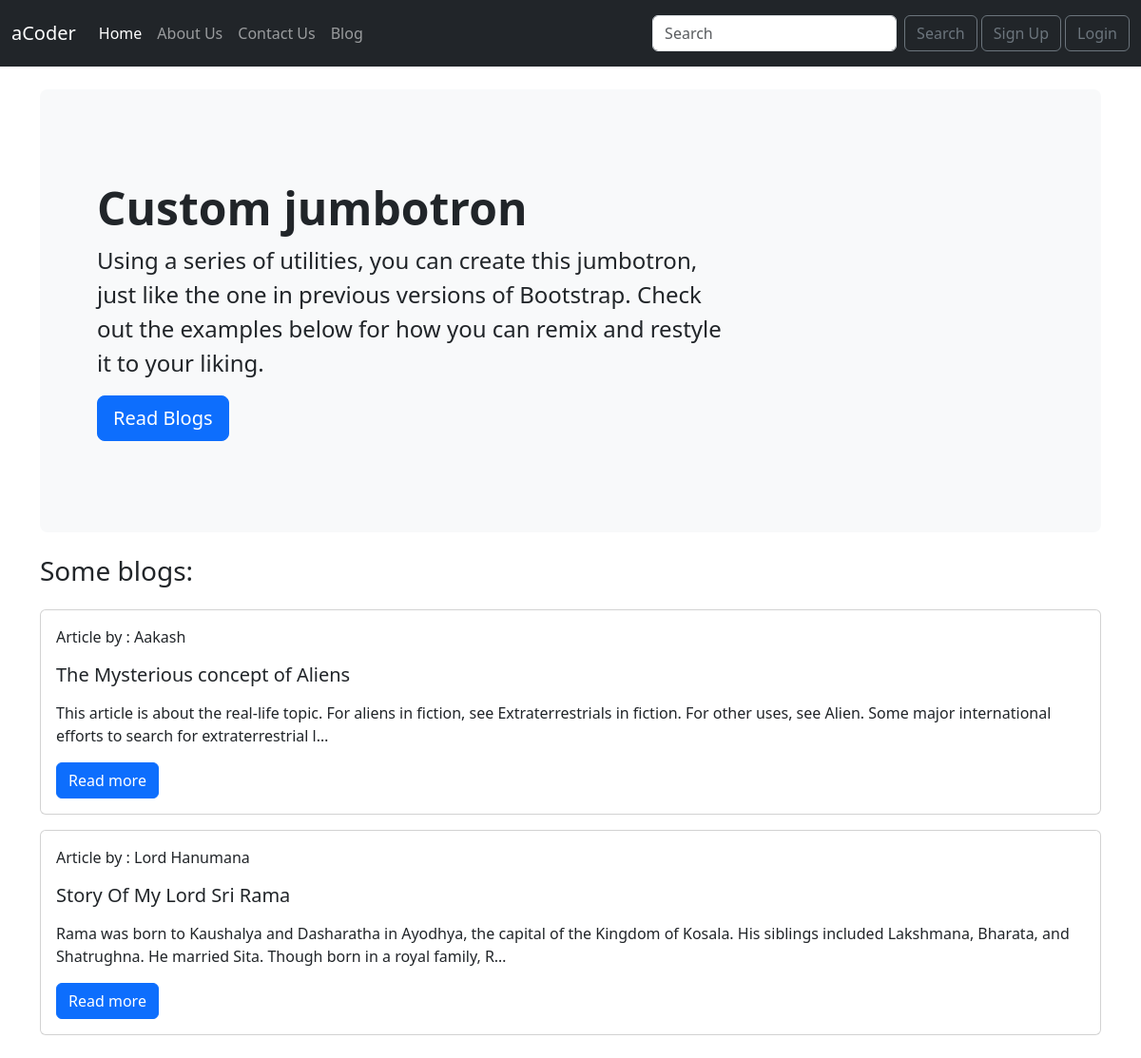
The page / on the database its author committed.
### blog/models.py (models this page shows, shortened)
class Post(models.Model):
    sno=models.IntegerField(primary_key=True)
    author=models.CharField( max_length=500)
    title=models.CharField( max_length=500)
    content=models.TextField()
    slug=models.CharField(max_length=200)
    timestamp=models.DateField(auto_now_add=False)

### home/views.py (the view)
# urls.py: 2. Add a URL to urlpatterns:  path('', views.home, name='home')
def home(request):
    allPosts=Post.objects.all()
    somePost=[]
    for i in range(len(allPosts)):
        somePost.append(allPosts[i])
        if i==1:
            break
    return render(request,"home/index.html",{'Posts':somePost})

### templates/home/index.html (shortened to what this page needs)
{% extends "base.html" %}
{% block body %}
<div class="container my-4 fle">
    <div id="jumbotronHome" class="p-5 mb-4 bg-body-tertiary rounded-3">
        <div   class="container-fluid py-5">
            <h1 class="display-5 fw-bold">Custom jumbotron</h1>
            <p class="col-md-8 fs-4">Using a series of utilities, you can create this jumbotron, just like the one in previous versions of Bootstrap. Check out the examples below for how you can remix and restyle it to your liking.</p>
            <a href="blog/"><button  class="btn btn-primary btn-lg" type="button">Read Blogs </button></a>
        </div>
    </div>
</div>
<div class="container my-4">
    <h3 class='my-4'>Some blogs: </h3>
{% for post  in Posts  %}
    <div id="blogs">
        <div id="cardBlog" class="card mb-3">
            <div class="card-body">
                <p id="authorName">Article by : {{post.author}}</p>
                <h5 class="card-title">{{post.title}}</h5>
                <p class="card-text">
                <div class="preview"> {{post.content|safe | truncatechars:200}}</div>
                </p>
                <a href="/blog/{{post.slug}}" class="btn btn-primary">Read more</a>
            </div>
        </div>
    </div>
    {% endfor %}
</div>
{% endblock  %}
{% block home %}active{% endblock %}

### rows shown on the page
Post: author "Aakash", title "The Mysterious concept of Aliens", content "This article is about the real-life topic. For aliens in fiction, see Extraterrestrials in fiction. For other uses, see Alien. Some major international efforts to search for extraterrestrial l…"
Post: author "Lord Hanumana", title "Story Of My Lord Sri Rama", content "Rama was born to Kaushalya and Dasharatha in Ayodhya, the capital of the Kingdom of Kosala. His siblings included Lakshmana, Bharata, and Shatrughna. He married Sita. Though born in a royal family, R…"
